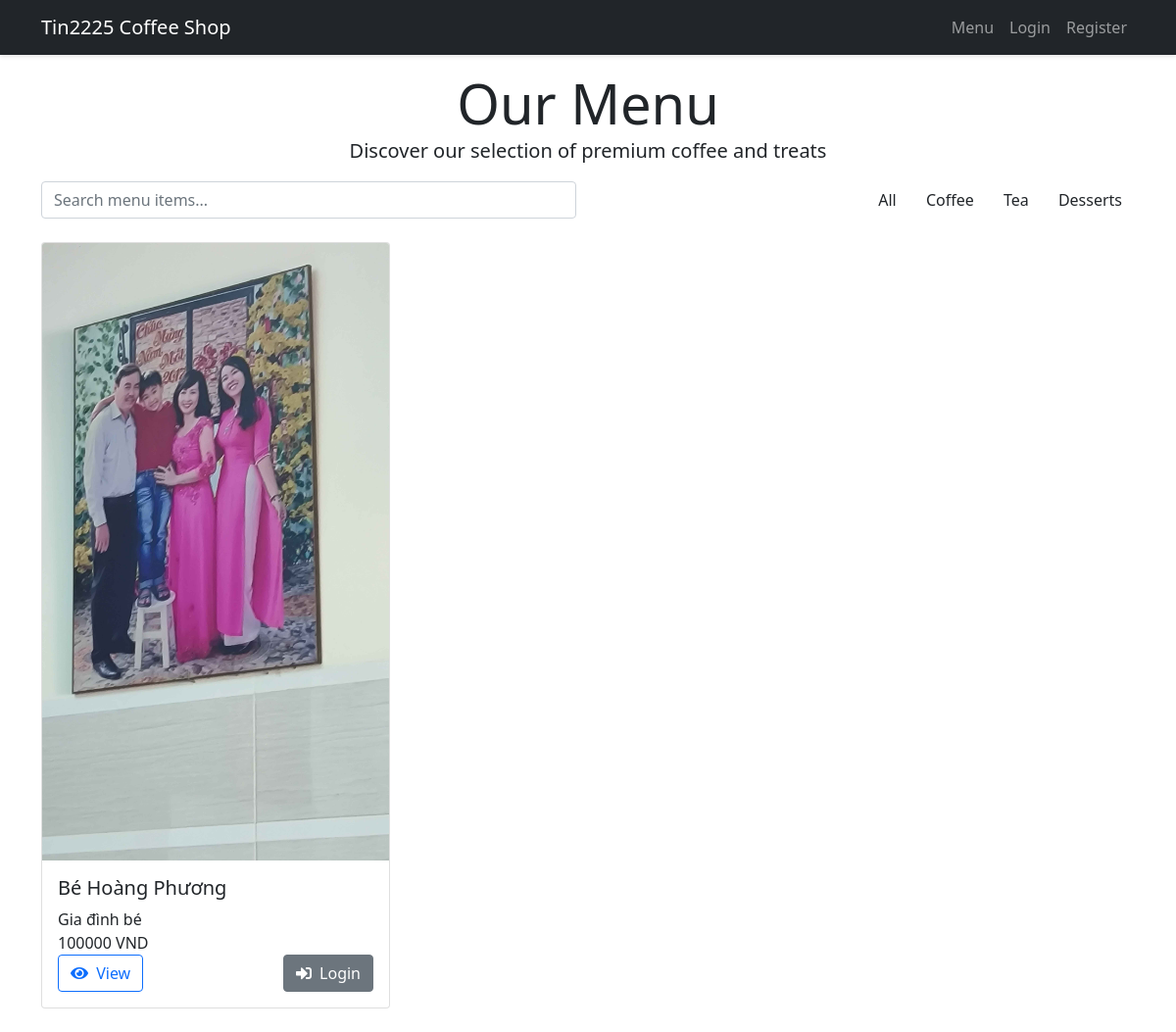
The app's page /menu/ with its own data.
### users/models.py (models this page shows, shortened)
class MenuItem(models.Model):
    name = models.CharField(max_length=100)
    description = models.TextField()
    price = models.DecimalField(max_digits=10, decimal_places=0)
    category = models.CharField(max_length=50)
    image = models.ImageField(upload_to='menu_items/', null=True, blank=True)
    is_available = models.BooleanField(default=True)
    created_at = models.DateTimeField(auto_now_add=True)

### users/views.py (the view)
# urls.py: path('menu/', user_views.menu_list, name='menu-list'),
def menu_list(request):
    menu_items = MenuItem.objects.all()
    return render(request, 'users/menu_list.html', {'menu_items': menu_items})

### users/context_processors.py (called while the page is built)
def cart_item_count(request):
    if request.user.is_authenticated:
        cart_items = CartItem.objects.filter(user=request.user)
        return {'cart_items': cart_items}
    return {'cart_items': []}

### templates/users/menu_list.html (shortened to what this page needs)
{% extends "base.html" %}
{% block content %}
<div class="container">
    <div class="menu-header text-center">
        <h1 class="display-4">Our Menu</h1>
        <p class="lead" style="margin-bottom:1rem;">Discover our selection of premium coffee and treats</p>
    </div>
    <div class="row mb-4">
        <div class="col-md-6">
            <div class="search-box">
                <input type="text" class="form-control search-input" placeholder="Search menu items...">
            </div>
        </div>
        <div class="col-md-6">
            <div class="category-filter text-md-end">
                <button class="btn btn-filter active">All</button>
                <button class="btn btn-filter">Coffee</button>
                <button class="btn btn-filter">Tea</button>
                <button class="btn btn-filter">Desserts</button>
            </div>
        </div>
    </div>
    <div class="row">
        {% for item in menu_items %}
        <div class="col-lg-4 col-md-6 mb-4">
            <div class="card h-100">
                {% if item.image %}
                <div class="card-img-container">
                    <img src="{{ item.image.url }}"
                         class="card-img-top {% if not item.is_available %}unavailable-item{% endif %}"
                         alt="{{ item.name }}">
                </div>
                {% endif %}
                <div class="card-body {% if not item.is_available %}opacity-75{% endif %}">
                    <h5 class="card-title">{{ item.name }}</h5>
                    <p class="card-text">{{ item.description|truncatewords:20 }}</p>
                    <p class="price-tag">{{ item.price }} VND</p>
                    {% if item.is_available %}
                    <div class="d-flex justify-content-between align-items-center">
                        <a href="{% url 'menu-detail' item.pk %}" class="btn btn-outline-primary btn-action">
                            <i class="fas fa-eye me-1"></i> View
                        </a>
                        {% if user.is_authenticated %}
                        <a href="{% url 'cart-add' item.id %}" class="btn btn-success btn-action">
                            <i class="fas fa-cart-plus me-1"></i> Add
                        </a>
                        {% else %}
                        <a href="{% url 'login' %}" class="btn btn-secondary btn-action">
                            <i class="fas fa-sign-in-alt me-1"></i> Login
                        </a>
                        {% endif %}
                    </div>
                    {% else %}
                    <button class="btn btn-secondary btn-action w-100" disabled>
                        <i class="fas fa-ban me-1"></i> Unavailable
                    </button>
                    {% endif %}
                </div>
            </div>
        </div>
        {% endfor %}
    </div>
</div>
{% endblock %}

### templates/base.html (style rules this page uses)
*, *::before, *::after { box-sizing: border-box; }
html { -moz-text-size-adjust: none; -webkit-text-size-adjust: none; text-size-adjust: none; }
body, h1, h2, h3, h4, p, figure, blockquote, dl, dd { margin-block-end: 0; }
body { min-height: 100vh; line-height: 1.5; }
h1, h2, h3, h4, button, input, label { line-height: 1.1; }
h1, h2, h3, h4 { text-wrap: balance; }
img, picture { max-width: 100%; display: block; }
input, button, textarea, select { font-family: inherit; font-size: inherit; }
body { padding-top: 4.5rem; }

### records on screen
MenuItem: image (picture), name "Bé Hoàng Phương", description "Gia đình bé", price "100000", is_available True (drawn)
